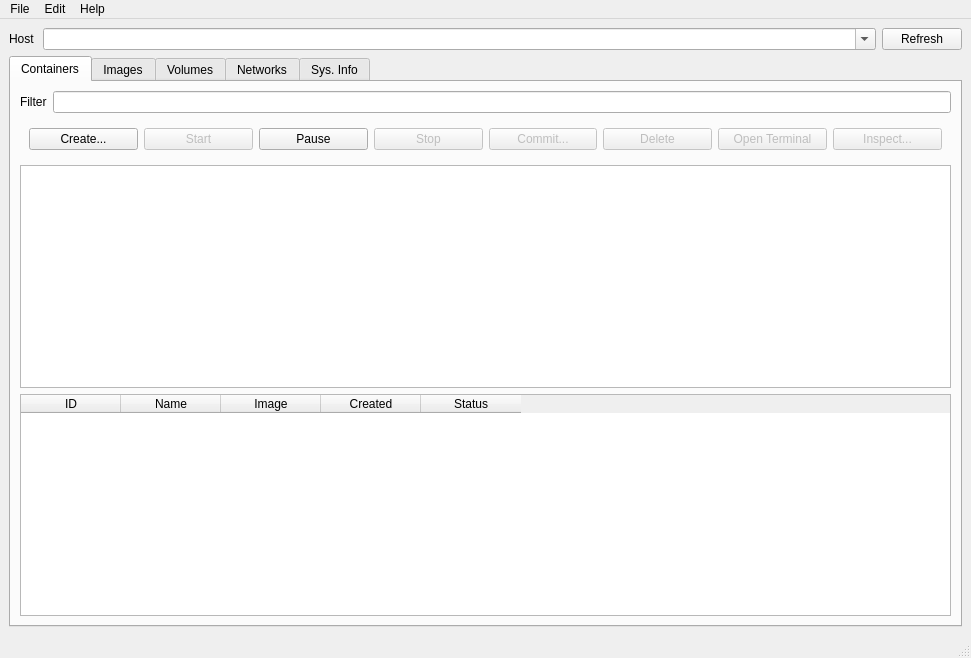
<?xml version="1.0" encoding="UTF-8"?>
<ui version="4.0">
 <class>MainWindow</class>
 <widget class="QMainWindow" name="MainWindow">
  <property name="geometry">
   <rect>
    <x>0</x>
    <y>0</y>
    <width>971</width>
    <height>658</height>
   </rect>
  </property>
  <property name="minimumSize">
   <size>
    <width>800</width>
    <height>600</height>
   </size>
  </property>
  <property name="windowTitle">
   <string>MainWindow</string>
  </property>
  <widget class="QWidget" name="centralwidget">
   <property name="sizePolicy">
    <sizepolicy hsizetype="Expanding" vsizetype="Preferred">
     <horstretch>0</horstretch>
     <verstretch>0</verstretch>
    </sizepolicy>
   </property>
   <layout class="QVBoxLayout" name="verticalLayout">
    <item>
     <layout class="QHBoxLayout" name="horizontalLayout">
      <item alignment="Qt::AlignLeft">
       <widget class="QLabel" name="label">
        <property name="sizePolicy">
         <sizepolicy hsizetype="Minimum" vsizetype="Preferred">
          <horstretch>0</horstretch>
          <verstretch>0</verstretch>
         </sizepolicy>
        </property>
        <property name="minimumSize">
         <size>
          <width>28</width>
          <height>0</height>
         </size>
        </property>
        <property name="text">
         <string>Host</string>
        </property>
       </widget>
      </item>
      <item>
       <widget class="QComboBox" name="hostSelectorBox">
        <property name="sizePolicy">
         <sizepolicy hsizetype="Expanding" vsizetype="Fixed">
          <horstretch>0</horstretch>
          <verstretch>0</verstretch>
         </sizepolicy>
        </property>
        <property name="editable">
         <bool>true</bool>
        </property>
        <item>
         <property name="text">
          <string/>
         </property>
        </item>
       </widget>
      </item>
      <item>
       <widget class="QPushButton" name="refreshBtn">
        <property name="text">
         <string>Refresh</string>
        </property>
        <property name="icon">
         <iconset theme="view-refresh">
          <normaloff>../.designer/.designer/.designer/backup</normaloff>../.designer/.designer/.designer/backup</iconset>
        </property>
       </widget>
      </item>
     </layout>
    </item>
    <item>
     <widget class="QTabWidget" name="tabWidget">
      <property name="currentIndex">
       <number>0</number>
      </property>
      <widget class="QWidget" name="containerTab">
       <attribute name="title">
        <string>Containers</string>
       </attribute>
       <layout class="QVBoxLayout" name="verticalLayout_3">
        <item>
         <layout class="QVBoxLayout" name="verticalLayout_2">
          <item>
           <layout class="QHBoxLayout" name="horizontalLayout_2">
            <item>
             <widget class="QLabel" name="label_2">
              <property name="text">
               <string>Filter</string>
              </property>
             </widget>
            </item>
            <item>
             <widget class="QLineEdit" name="containerFilterInp">
              <property name="placeholderText">
               <string/>
              </property>
              <property name="clearButtonEnabled">
               <bool>true</bool>
              </property>
             </widget>
            </item>
           </layout>
          </item>
          <item>
           <widget class="QWidget" name="widget" native="true">
            <layout class="QHBoxLayout" name="horizontalLayout_10">
             <item>
              <widget class="QPushButton" name="createContainerBtn">
               <property name="enabled">
                <bool>true</bool>
               </property>
               <property name="text">
                <string>Create...</string>
               </property>
               <property name="icon">
                <iconset theme="document-new">
                 <normaloff>../.designer/.designer/.designer/backup</normaloff>../.designer/.designer/.designer/backup</iconset>
               </property>
              </widget>
             </item>
             <item>
              <widget class="QPushButton" name="startContainerBtn">
               <property name="enabled">
                <bool>false</bool>
               </property>
               <property name="text">
                <string>Start</string>
               </property>
               <property name="icon">
                <iconset theme="media-playback-start">
                 <normaloff>../.designer/.designer/.designer/backup</normaloff>../.designer/.designer/.designer/backup</iconset>
               </property>
               <property name="flat">
                <bool>false</bool>
               </property>
              </widget>
             </item>
             <item>
              <widget class="QPushButton" name="pushButton_7">
               <property name="text">
                <string>Pause</string>
               </property>
               <property name="icon">
                <iconset theme="media-playback-pause">
                 <normaloff>../.designer/backup</normaloff>../.designer/backup</iconset>
               </property>
               <property name="checkable">
                <bool>true</bool>
               </property>
              </widget>
             </item>
             <item>
              <widget class="QPushButton" name="stopContainerBtn">
               <property name="enabled">
                <bool>false</bool>
               </property>
               <property name="text">
                <string>Stop</string>
               </property>
               <property name="icon">
                <iconset theme="media-playback-stop">
                 <normaloff>../.designer/.designer/.designer/backup</normaloff>../.designer/.designer/.designer/backup</iconset>
               </property>
               <property name="flat">
                <bool>false</bool>
               </property>
              </widget>
             </item>
             <item>
              <widget class="QPushButton" name="commitContainerBtn">
               <property name="enabled">
                <bool>false</bool>
               </property>
               <property name="text">
                <string>Commit...</string>
               </property>
               <property name="icon">
                <iconset theme="document-save-as">
                 <normaloff>../.designer/.designer/.designer/backup</normaloff>../.designer/.designer/.designer/backup</iconset>
               </property>
               <property name="flat">
                <bool>false</bool>
               </property>
              </widget>
             </item>
             <item>
              <widget class="QPushButton" name="deleteContainerBtn">
               <property name="enabled">
                <bool>false</bool>
               </property>
               <property name="text">
                <string>Delete</string>
               </property>
               <property name="icon">
                <iconset theme="edit-delete">
                 <normaloff>../.designer/.designer/.designer/backup</normaloff>../.designer/.designer/.designer/backup</iconset>
               </property>
               <property name="flat">
                <bool>false</bool>
               </property>
              </widget>
             </item>
             <item>
              <widget class="QPushButton" name="terminalBtn">
               <property name="enabled">
                <bool>false</bool>
               </property>
               <property name="text">
                <string>Open Terminal</string>
               </property>
               <property name="icon">
                <iconset theme="utilities-terminal">
                 <normaloff>../.designer/.designer/backup</normaloff>../.designer/.designer/backup</iconset>
               </property>
              </widget>
             </item>
             <item>
              <widget class="QPushButton" name="infoContainerBtn">
               <property name="enabled">
                <bool>false</bool>
               </property>
               <property name="text">
                <string>Inspect...</string>
               </property>
               <property name="icon">
                <iconset theme="dialog-information">
                 <normaloff>../.designer/backup</normaloff>../.designer/backup</iconset>
               </property>
              </widget>
             </item>
            </layout>
           </widget>
          </item>
          <item>
           <widget class="QTableView" name="containerTableV"/>
          </item>
          <item>
           <widget class="QTableWidget" name="containerTableCtn">
            <property name="selectionMode">
             <enum>QAbstractItemView::SingleSelection</enum>
            </property>
            <property name="selectionBehavior">
             <enum>QAbstractItemView::SelectRows</enum>
            </property>
            <property name="sortingEnabled">
             <bool>true</bool>
            </property>
            <column>
             <property name="text">
              <string>ID</string>
             </property>
            </column>
            <column>
             <property name="text">
              <string>Name</string>
             </property>
            </column>
            <column>
             <property name="text">
              <string>Image</string>
             </property>
            </column>
            <column>
             <property name="text">
              <string>Created</string>
             </property>
            </column>
            <column>
             <property name="text">
              <string>Status</string>
             </property>
            </column>
           </widget>
          </item>
         </layout>
        </item>
       </layout>
      </widget>
      <widget class="QWidget" name="imageTab">
       <attribute name="title">
        <string>Images</string>
       </attribute>
       <layout class="QVBoxLayout" name="verticalLayout_5">
        <item>
         <layout class="QVBoxLayout" name="verticalLayout_4">
          <item>
           <layout class="QHBoxLayout" name="horizontalLayout_3">
            <item>
             <widget class="QLabel" name="label_3">
              <property name="text">
               <string>Filter</string>
              </property>
             </widget>
            </item>
            <item>
             <widget class="QLineEdit" name="imageFilterInp">
              <property name="placeholderText">
               <string>Not Implemented</string>
              </property>
              <property name="clearButtonEnabled">
               <bool>true</bool>
              </property>
             </widget>
            </item>
           </layout>
          </item>
          <item>
           <widget class="QWidget" name="widget_2" native="true">
            <layout class="QHBoxLayout" name="horizontalLayout_8">
             <item>
              <widget class="QPushButton" name="inspectBtn">
               <property name="text">
                <string>Inspect...</string>
               </property>
               <property name="icon">
                <iconset theme="edit-find">
                 <normaloff>../.designer/backup</normaloff>../.designer/backup</iconset>
               </property>
              </widget>
             </item>
             <item>
              <widget class="QPushButton" name="pushButton_2">
               <property name="text">
                <string>Delete</string>
               </property>
               <property name="icon">
                <iconset theme="edit-delete">
                 <normaloff>../.designer/backup</normaloff>../.designer/backup</iconset>
               </property>
              </widget>
             </item>
             <item>
              <widget class="QPushButton" name="pushButton_3">
               <property name="text">
                <string>Pull...</string>
               </property>
               <property name="icon">
                <iconset theme="document-save">
                 <normaloff>../.designer/backup</normaloff>../.designer/backup</iconset>
               </property>
              </widget>
             </item>
             <item>
              <widget class="QPushButton" name="pushButton_4">
               <property name="text">
                <string>Push...</string>
               </property>
               <property name="icon">
                <iconset theme="document-send">
                 <normaloff>../.designer/backup</normaloff>../.designer/backup</iconset>
               </property>
              </widget>
             </item>
             <item>
              <widget class="QPushButton" name="pushButton_5">
               <property name="text">
                <string>Load...</string>
               </property>
               <property name="icon">
                <iconset theme="document-open">
                 <normaloff>../.designer/backup</normaloff>../.designer/backup</iconset>
               </property>
              </widget>
             </item>
             <item>
              <widget class="QPushButton" name="pushButton_6">
               <property name="text">
                <string>Save...</string>
               </property>
               <property name="icon">
                <iconset theme="document-save-as">
                 <normaloff>../.designer/backup</normaloff>../.designer/backup</iconset>
               </property>
              </widget>
             </item>
            </layout>
           </widget>
          </item>
          <item>
           <widget class="QTableWidget" name="imageTableCtn">
            <property name="selectionMode">
             <enum>QAbstractItemView::SingleSelection</enum>
            </property>
            <property name="selectionBehavior">
             <enum>QAbstractItemView::SelectRows</enum>
            </property>
            <property name="sortingEnabled">
             <bool>true</bool>
            </property>
            <column>
             <property name="text">
              <string>ID</string>
             </property>
            </column>
            <column>
             <property name="text">
              <string>Repository</string>
             </property>
            </column>
            <column>
             <property name="text">
              <string>Tag</string>
             </property>
            </column>
            <column>
             <property name="text">
              <string>Size</string>
             </property>
            </column>
           </widget>
          </item>
         </layout>
        </item>
       </layout>
      </widget>
      <widget class="QWidget" name="volumeTab">
       <attribute name="title">
        <string>Volumes</string>
       </attribute>
       <layout class="QVBoxLayout" name="verticalLayout_7">
        <item>
         <layout class="QVBoxLayout" name="verticalLayout_6">
          <item>
           <layout class="QHBoxLayout" name="horizontalLayout_4">
            <item>
             <widget class="QLabel" name="label_4">
              <property name="text">
               <string>Filter</string>
              </property>
             </widget>
            </item>
            <item>
             <widget class="QLineEdit" name="lineEdit_3">
              <property name="clearButtonEnabled">
               <bool>true</bool>
              </property>
             </widget>
            </item>
           </layout>
          </item>
          <item>
           <widget class="QTableWidget" name="volumeTableCtn"/>
          </item>
         </layout>
        </item>
       </layout>
      </widget>
      <widget class="QWidget" name="networkTab">
       <attribute name="title">
        <string>Networks</string>
       </attribute>
       <layout class="QVBoxLayout" name="verticalLayout_9">
        <item>
         <layout class="QVBoxLayout" name="verticalLayout_8">
          <item>
           <layout class="QHBoxLayout" name="horizontalLayout_5">
            <item>
             <widget class="QPushButton" name="createNetworkBtn">
              <property name="text">
               <string>Create...</string>
              </property>
              <property name="icon">
               <iconset theme="document-new">
                <normaloff>../.designer/.designer/backup</normaloff>../.designer/.designer/backup</iconset>
              </property>
             </widget>
            </item>
            <item>
             <widget class="QPushButton" name="removeNetworkBtn">
              <property name="text">
               <string>Remove</string>
              </property>
              <property name="icon">
               <iconset theme="edit-delete">
                <normaloff>../.designer/.designer/backup</normaloff>../.designer/.designer/backup</iconset>
              </property>
             </widget>
            </item>
           </layout>
          </item>
          <item>
           <widget class="QTableWidget" name="networkTableCtn">
            <property name="selectionMode">
             <enum>QAbstractItemView::SingleSelection</enum>
            </property>
            <property name="selectionBehavior">
             <enum>QAbstractItemView::SelectRows</enum>
            </property>
            <column>
             <property name="text">
              <string>Name</string>
             </property>
            </column>
            <column>
             <property name="text">
              <string>Driver</string>
             </property>
            </column>
            <column>
             <property name="text">
              <string>Scope</string>
             </property>
            </column>
            <column>
             <property name="text">
              <string>ID</string>
             </property>
            </column>
           </widget>
          </item>
         </layout>
        </item>
       </layout>
      </widget>
      <widget class="QWidget" name="infoTab">
       <attribute name="title">
        <string>Sys. Info</string>
       </attribute>
       <layout class="QVBoxLayout" name="verticalLayout_10">
        <item>
         <widget class="QTreeWidget" name="sysInfoTree">
          <column>
           <property name="text">
            <string>Key</string>
           </property>
          </column>
          <column>
           <property name="text">
            <string>Value</string>
           </property>
          </column>
         </widget>
        </item>
       </layout>
      </widget>
     </widget>
    </item>
   </layout>
  </widget>
  <widget class="QMenuBar" name="menubar">
   <property name="geometry">
    <rect>
     <x>0</x>
     <y>0</y>
     <width>971</width>
     <height>23</height>
    </rect>
   </property>
   <widget class="QMenu" name="menuFile">
    <property name="title">
     <string>File</string>
    </property>
    <addaction name="actionQuit"/>
   </widget>
   <widget class="QMenu" name="menuEdit">
    <property name="title">
     <string>Edit</string>
    </property>
    <addaction name="actionPreferences"/>
   </widget>
   <widget class="QMenu" name="menuHelp">
    <property name="title">
     <string>Help</string>
    </property>
    <addaction name="actionAbout"/>
   </widget>
   <addaction name="menuFile"/>
   <addaction name="menuEdit"/>
   <addaction name="menuHelp"/>
  </widget>
  <widget class="QStatusBar" name="statusbar"/>
  <action name="actionQuit">
   <property name="text">
    <string>Quit</string>
   </property>
  </action>
  <action name="actionPreferences">
   <property name="text">
    <string>Preferences...</string>
   </property>
  </action>
  <action name="actionAbout">
   <property name="text">
    <string>About...</string>
   </property>
  </action>
 </widget>
 <resources/>
 <connections>
  <connection>
   <sender>actionQuit</sender>
   <signal>triggered(bool)</signal>
   <receiver>MainWindow</receiver>
   <slot>close()</slot>
   <hints>
    <hint type="sourcelabel">
     <x>-1</x>
     <y>-1</y>
    </hint>
    <hint type="destinationlabel">
     <x>485</x>
     <y>328</y>
    </hint>
   </hints>
  </connection>
 </connections>
</ui>
